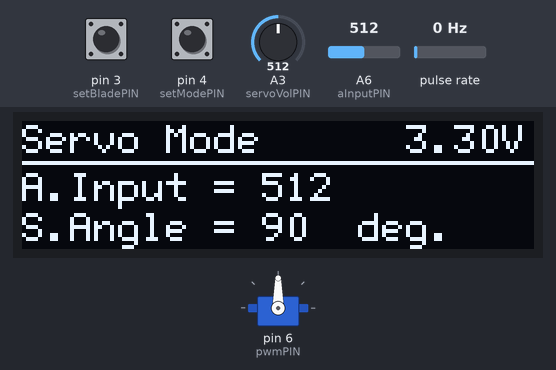
A sketch run on a simulated Arduino Nano, built with avr-gcc and run on an emulated ATmega328P. Shown: 128×32 one-colour display, servo. Wiring (inferred from the names in the program): pulse sensor: data pin 2. The inputs (shaded band) are chosen by the test bench; at power-on: pin 4 (setModePIN) LOW, A6 (aInputPIN) = 512, pin 3 (setBladePIN) HIGH, A3 (servoVolPIN) = 512, pulse rate 0 Hz.

Above: at 1.2 s.
1.3 s: pin 4 (setModePIN) pulled HIGH for 3.2 s
At 3.3 s:
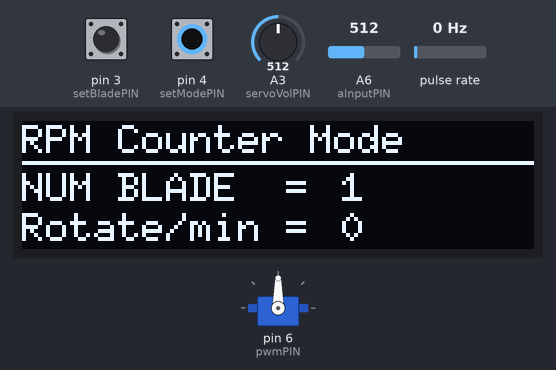
7.0 s: A6 (aInputPIN) set to 716
At 8.3 s:
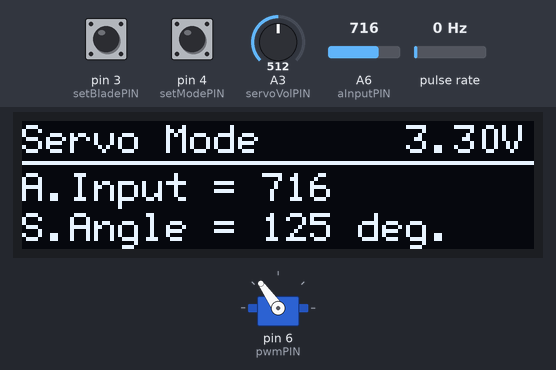
8.6 s: A6 (aInputPIN) set to 860
At 9.5 s:
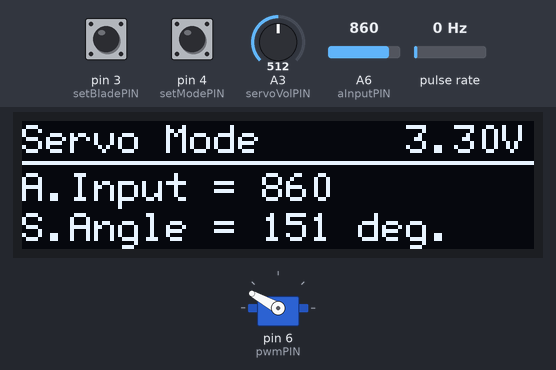
10.2 s: A6 (aInputPIN) set to 306
At 11.5 s:
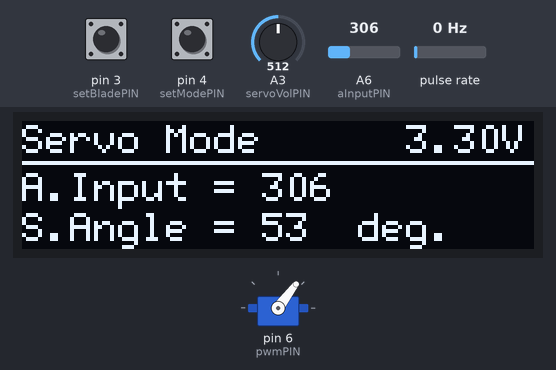
11.8 s: A6 (aInputPIN) set to 122
At 13.2 s:
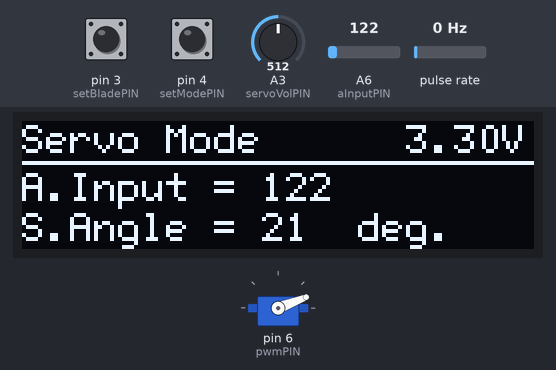
13.5 s: pin 4 (setModePIN) pulled HIGH for 0.15 s
At 14.4 s:
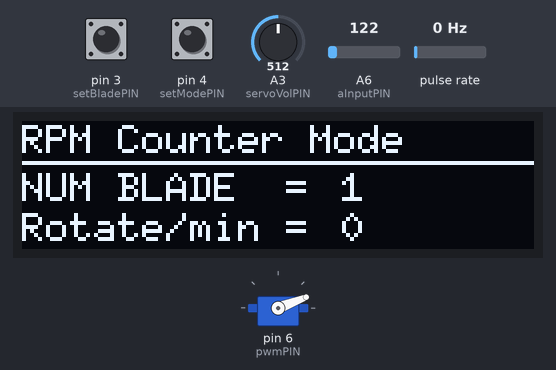
Timing chart, 0 to 16.5 s (numbered marks = the images above; inputs shaded):
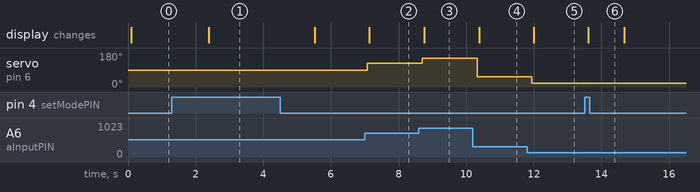

Measured:
- after the input at 1.3 s, the display: changes after 1.1 s (image 1)
- after the input at 7.0 s, servo on pin 6 (pwmPIN): 90° → 125° after 0.08 s; the display: changes after 0.14 s (image 2)
- after the input at 8.6 s, servo on pin 6 (pwmPIN): 125° → 151° after 0.10 s; the display: changes after 0.16 s (image 3)
- after the input at 10.2 s, servo on pin 6 (pwmPIN): 151° → 53° after 0.13 s; the display: changes after 0.19 s (image 4)
- after the input at 11.8 s, servo on pin 6 (pwmPIN): 53° → 21° after 0.14 s; the display: changes after 0.20 s (image 5)
- after the input at 13.5 s, the display: changes after 0.11 s (image 6)

The sketch:

rpmCounter-v2.ino
```cpp
// include the library code:
#include <Arduino.h>
#include <U8g2lib.h>
#include <Servo.h>

#ifdef U8X8_HAVE_HW_SPI
#include <SPI.h>
#endif
#ifdef U8X8_HAVE_HW_I2C
#include <Wire.h>
#endif

U8G2_SSD1306_128X32_UNIVISION_F_HW_I2C u8g2(U8G2_R0, /* reset=*/ U8X8_PIN_NONE, /* clock=*/ SCL, /* data=*/ SDA);   // pin remapping with ESP8266 HW I2C

//------code for RPM----------------
int encoderPIN = 2; // The pin the encoder is connected
unsigned int rpm; // rpm reading
volatile byte pulses; // number of pulses
unsigned long timePrev; // The number of pulses per revolution. depends on your index disc!!
unsigned int pulsesPerTurn = 1;

// added by Kevin
Servo myServo;
int numBlade = 1;
int setModePIN = 4;
int setBladePIN = 3;
int aInputPIN = A6;
int servoVolPIN = A3;
float servoVol;
float aInput;
int aInputINT;
float sAngle;
int sAngleINT;
int pwmPIN=6;

int Mode;

void counter()
{
    //Update count
    pulses++;
}
//-----------------------------------
void setup()   {
    Serial.begin(9600);
    u8g2.begin();
    myServo.attach(pwmPIN);

//-----------code for RPM---------------
    //Use statusPin to flash along with interrupts
    pinMode(encoderPIN, INPUT);
    //Interrupt 0 is digital pin 2, so that is where the IR detector is connected
    //Triggers on FALLING (change from HIGH to LOW)
    attachInterrupt(digitalPinToInterrupt(encoderPIN), counter, FALLING);
    attachInterrupt(digitalPinToInterrupt(setBladePIN), count_blade, FALLING);
    // Initialize
    pulses = 0;
    rpm = 0;
    timePrev = 0;

    pinMode(setBladePIN, INPUT_PULLUP);
    pinMode(setModePIN, INPUT);
}

void readRPM() {
  /*Uptade every one second, this will be equal to reading frecuency (Hz).*/
  //Don't process interrupts during calculations
  detachInterrupt(digitalPinToInterrupt(encoderPIN));
  detachInterrupt(digitalPinToInterrupt(setBladePIN));
  //Note that this would be 60*1000/(millis() - timePrev)*pulses if the interrupt
  //happened once per revolution
  rpm = (30 * 2000 / pulsesPerTurn / numBlade)/ (millis() - timePrev)* pulses;
  timePrev = millis();
  pulses = 0;

  //Write it out to serial port
  //Serial.print("NUM BLADE = ");
  //Serial.println(numBlade);
  //Serial.print("RPM = ");
  //Serial.println(rpm, DEC);
  u8g2.drawStr(0,20,"NUM BLADE  = ");
  u8g2.setCursor(80,20); u8g2.print(numBlade);
  u8g2.drawStr(0,30,"Rotate/min = ");
  u8g2.setCursor(80,30); u8g2.print(rpm);
}

void loop()
{
  Mode = digitalRead(setModePIN);
  switch (Mode) {
    case 0: // Servo test mode
      if (analogRead(servoVolPIN) > 850 ) {
        servoVol=5.0;
      }
      else servoVol=3.3;
      aInput=analogRead(aInputPIN);
      sAngle=(aInput/1023)*180;
      sAngleINT=sAngle;
      aInputINT=aInput;
      myServo.write(sAngle);

      u8g2.clearBuffer();              // clear the internal memory
      u8g2.setFont(u8g2_font_6x12_tr); // choose a suitable font
      u8g2.drawStr(0,8,"Servo Mode          V");  // write something to the internal memory
      u8g2.setCursor(96,8); u8g2.print(servoVol);
      u8g2.drawHLine(0,10,128);
      u8g2.drawStr(0,20,"A.Input =");
      u8g2.setCursor(60,20); u8g2.print(aInputINT);
      u8g2.drawStr(0,30,"S.Angle =     deg.");
      u8g2.setCursor(60,30); u8g2.print(sAngleINT);
      u8g2.sendBuffer();          // transfer internal memory to the display
      delay(100);
      break;
    case 1: // RPM counter mode
      if (millis() - timePrev >= 2000){
        u8g2.clearBuffer();          // clear the internal memory
        u8g2.setFont(u8g2_font_6x10_tr); // choose a suitable font
        u8g2.drawStr(0,8,"RPM Counter Mode");  // write something to the internal memory
        u8g2.drawHLine(0,10,128);
        readRPM();

        //Restart the interrupt processing
        attachInterrupt(digitalPinToInterrupt(encoderPIN), counter, FALLING);
        attachInterrupt(digitalPinToInterrupt(setBladePIN), count_blade, FALLING);
      }

      u8g2.sendBuffer();          // transfer internal memory to the display
      delay(1000);
      break;
  }

}

void count_blade()
{
  numBlade++;
  if (numBlade > 4) {
    numBlade = 1;
  }
}
```
